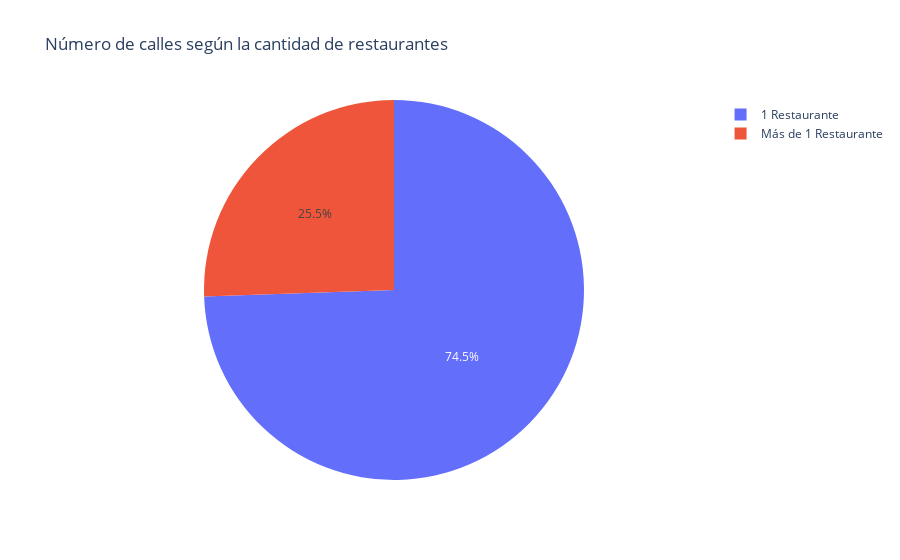

Notebook source saved alongside this figure:
### Code cell
# creación del pie chart
fig = px.pie(summary_df, names='Tipo', values='Número de Calles', title='Número de calles según la cantidad de restaurantes')
fig.show()

### Figure 1 — Plotly figure (JSON) as saved in the notebook; plotly's stock layout.template omitted (floating-point values rounded to 4 significant figures)
{"data": [{"domain": {"x": [0, 1], "y": [0, 1]}, "hovertemplate": "Tipo=%{label}<br>Número de Calles=%{value}<extra></extra>", "labels": ["1 Restaurante", "Más de 1 Restaurante"], "legendgroup": "", "name": "", "showlegend": true, "type": "pie", "values": [1717, 589]}], "layout": {"legend": {"tracegroupgap": 0}, "title": {"text": "Número de calles según la cantidad de restaurantes"}}}
